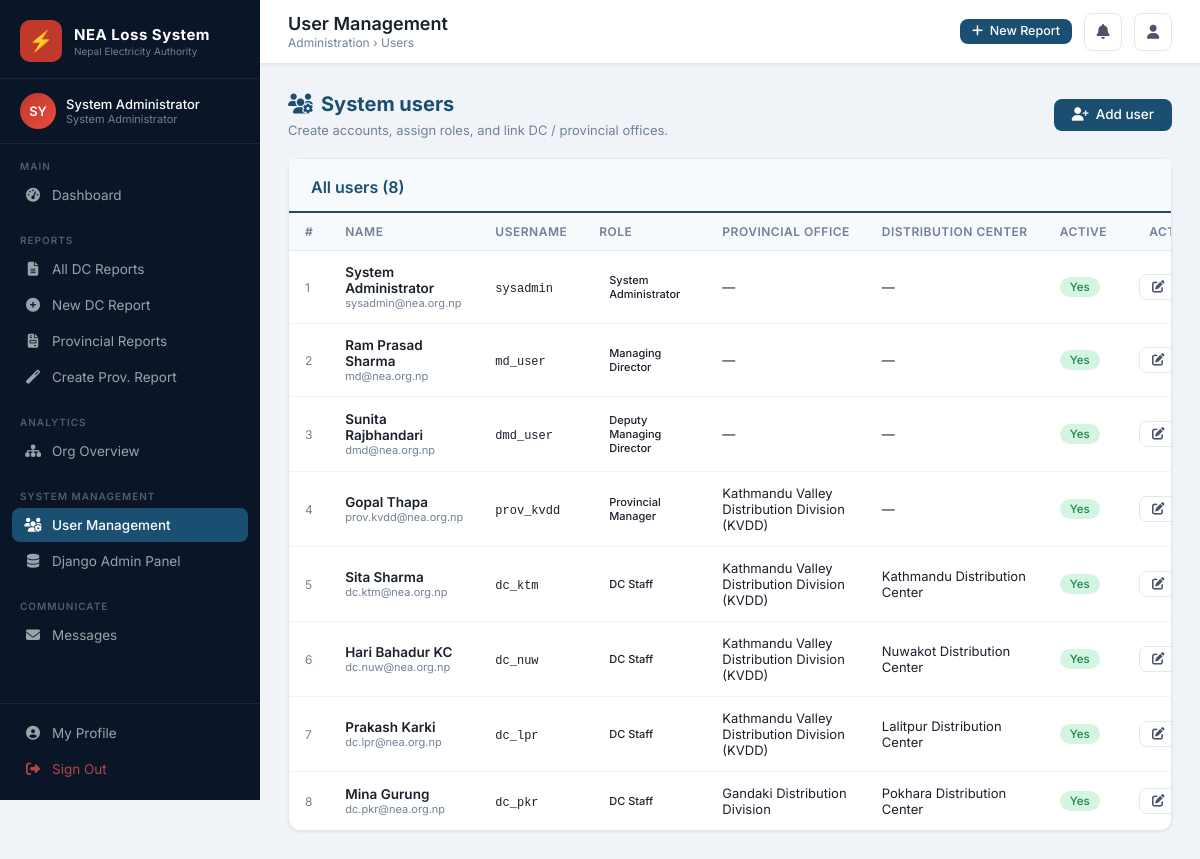
/users/ (signed in), run on the app's committed database.
### nea_loss/models.py (models this page shows, shortened)
class NEAUser(AbstractBaseUser, PermissionsMixin):
    ROLE_CHOICES = [
        ('SYS_ADMIN', 'System Administrator'),
        ('MD', 'Managing Director'),
        ('DMD', 'Deputy Managing Director'),
        ('DIRECTOR', 'Director'),
        ('PROVINCIAL_MANAGER', 'Provincial Manager'),
        ('DC_MANAGER', 'DC Manager'),
        ('DC_STAFF', 'DC Staff'),
    ]
    username = models.CharField(max_length=50, unique=True)
    email = models.EmailField(unique=True)
    full_name = models.CharField(max_length=150)
    role = models.CharField(max_length=30, choices=ROLE_CHOICES, default='DC_STAFF')
    employee_id = models.CharField(max_length=30, blank=True)
    phone = models.CharField(max_length=20, blank=True)
    designation = models.CharField(max_length=100, blank=True)
    provincial_office = models.ForeignKey(ProvincialOffice, null=True, blank=True, on_delete=models.SET_NULL)
    distribution_center = models.ForeignKey(DistributionCenter, null=True, blank=True, on_delete=models.SET_NULL)
    is_active = models.BooleanField(default=True)
    is_staff = models.BooleanField(default=False)
    date_joined = models.DateTimeField(default=timezone.now)
    last_login_ip = models.GenericIPAddressField(null=True, blank=True)
    objects = NEAUserManager()
    USERNAME_FIELD = 'username'
    REQUIRED_FIELDS = ['email', 'full_name']
    @property
    def is_system_admin(self):
        return self.role == 'SYS_ADMIN' or self.is_superuser
    @property
    def is_top_management(self):
        return self.role in ['MD', 'DMD', 'DIRECTOR']
    @property
    def is_provincial(self):
        return self.role == 'PROVINCIAL_MANAGER'
    @property
    def is_dc_level(self):
        return self.role in ['DC_MANAGER', 'DC_STAFF']
    class Meta:
        verbose_name = 'NEA User'
        verbose_name_plural = 'NEA Users'

class ProvincialOffice(models.Model):
    province = models.ForeignKey(Province, on_delete=models.CASCADE, related_name='offices')
    name = models.CharField(max_length=150)
    code = models.CharField(max_length=30, unique=True)
    address = models.TextField(blank=True)
    contact = models.CharField(max_length=20, blank=True)
    created_at = models.DateTimeField(auto_now_add=True)
    class Meta:
        ordering = ['name']

class DistributionCenter(models.Model):
    MONTH_CHOICES = [
        (1,'Shrawan'),(2,'Bhadra'),(3,'Ashwin'),(4,'Kartik'),
        (5,'Mangsir'),(6,'Poush'),(7,'Magh'),(8,'Falgun'),
        (9,'Chaitra'),(10,'Baisakh'),(11,'Jestha'),(12,'Ashadh'),
    ]
    provincial_office = models.ForeignKey(ProvincialOffice, on_delete=models.CASCADE, related_name='distribution_centers')
    name = models.CharField(max_length=150)
    code = models.CharField(max_length=30, unique=True)
    address = models.TextField(blank=True)
    contact = models.CharField(max_length=20, blank=True)
    report_start_month = models.PositiveSmallIntegerField(
        choices=MONTH_CHOICES, default=1,
        help_text='First month this DC is required to submit a report for the fiscal year. '
                  'Admin sets this — e.g. a DC added mid-year starts from Mangsir (5).'
    )
    is_active = models.BooleanField(default=True, help_text='Inactive DCs are hidden from reports and lists.')
    created_at = models.DateTimeField(auto_now_add=True)
    class Meta:
        ordering = ['name']

### nea_loss/views.py (the view)
# urls.py: path('users/', views.UserListView.as_view(), name='user_list'),
class UserListView(LoginRequiredMixin, View):
    template_name = 'nea_loss/users/list.html'
    def get(self, request):
        if not request.user.is_system_admin and not request.user.is_top_management and not request.user.is_staff:
            return redirect('dashboard')
        users = NEAUser.objects.select_related('provincial_office', 'distribution_center').all()
        return render(request, self.template_name, {'users': users})

### nea_loss/context_processors.py (called while the page is built, shortened)
def nea_permissions(request):
    u = request.user
    is_sys_admin = getattr(u, 'is_system_admin', False)
    is_top = getattr(u, 'is_top_management', False)
    is_prov = getattr(u, 'is_provincial', False)
    is_dc = getattr(u, 'is_dc_level', False)
    can_create_dc = False
    if is_sys_admin:
        can_create_dc = True
    elif is_dc:
        can_create_dc = bool(getattr(u, 'distribution_center_id', None))
    can_create_prov = False
    if is_sys_admin:
        can_create_prov = True
    elif is_prov:
        can_create_prov = bool(getattr(u, 'provincial_office_id', None))
    return {
        'can_create_loss_report': can_create_dc,
        'can_create_provincial_report': can_create_prov,
        'is_system_admin': is_sys_admin,
        'is_top_management': is_top,
        'is_provincial': is_prov,
        'is_dc_level': is_dc,
    }

### nea_loss/templates/nea_loss/users/list.html (shortened to what this page needs)
{% extends 'nea_loss/base.html' %}
{% block page_title %}User Management{% endblock %}
{% block breadcrumb %}Administration &rsaquo; Users{% endblock %}
{% block content %}
<div style="display:flex; align-items:center; justify-content:space-between; flex-wrap:wrap; gap:12px; margin-bottom:20px;">
  <div>
    <h2 style="margin:0; color:var(--nea-blue); font-size:1.25rem;"><i class="fas fa-users-cog" style="margin-right:8px;"></i>System users</h2>
    <p style="margin:6px 0 0; font-size:13px; color:var(--text-muted);">Create accounts, assign roles, and link DC / provincial offices.</p>
  </div>
  {% if request.user.is_system_admin or request.user.is_superuser or request.user.is_staff or request.user.is_top_management %}
  <a href="{% url 'user_create' %}" class="btn btn-primary">
    <i class="fas fa-user-plus"></i> Add user
  </a>
  {% endif %}
</div>
<div class="card mb-24">
  <div class="card-header" style="background:#F7FAFC; border-bottom:2px solid var(--nea-blue);">
    <h2 style="color:var(--nea-blue); margin:0; font-size:1rem;">All users ({{ users|length }})</h2>
  </div>
  <div class="table-wrap">
    <table class="data-table">
      <thead>
        <tr>
          <th>#</th>
          <th>Name</th>
          <th>Username</th>
          <th>Role</th>
          <th>Provincial office</th>
          <th>Distribution center</th>
          <th>Active</th>
          <th style="text-align:right;">Actions</th>
        </tr>
      </thead>
      <tbody>
        {% for u in users %}
        <tr>
          <td style="color:var(--text-muted); font-size:12px;">{{ forloop.counter }}</td>
          <td>
            <div style="font-weight:600;">{{ u.full_name }}</div>
            <div style="font-size:11px; color:var(--text-muted);">{{ u.email }}</div>
          </td>
          <td><code style="font-size:12px;">{{ u.username }}</code></td>
          <td><span class="badge badge-primary" style="font-size:11px;">{{ u.get_role_display }}</span></td>
          <td style="font-size:13px;">{{ u.provincial_office.name|default:"—" }}</td>
          <td style="font-size:13px;">{{ u.distribution_center.name|default:"—" }}</td>
          <td>{% if u.is_active %}<span class="badge badge-approved">Yes</span>{% else %}<span class="badge badge-rejected">No</span>{% endif %}</td>
          <td style="text-align:right;">
            <a href="{% url 'user_edit' u.pk %}" class="btn btn-outline btn-sm"><i class="fas fa-edit"></i> Edit</a>
          </td>
        </tr>
        {% empty %}
        <tr>
          <td colspan="8" style="text-align:center; padding:40px; color:var(--text-muted);">No users found.</td>
        </tr>
        {% endfor %}
      </tbody>
    </table>
  </div>
</div>
{% endblock %}

### nea_loss/templates/nea_loss/base.html (shortened to what this page needs)
{% load static %}
<!DOCTYPE html>
<html lang="en">
<head>
<link href="https://cdnjs.cloudflare.com/ajax/libs/font-awesome/6.5.0/css/all.min.css" rel="stylesheet">
</head>
<body>
<aside class="sidebar">
  <div class="sidebar-logo">
    <div class="sidebar-logo-icon">⚡</div>
    <div class="sidebar-logo-text">
      <div class="brand">NEA Loss System</div>
      <div class="tagline">Nepal Electricity Authority</div>
    </div>
  </div>
  {% if user.is_authenticated %}
  <div class="sidebar-user">
    <div class="user-avatar">{{ user.full_name|slice:":2"|upper }}</div>
    <div class="user-info">
      <div class="name">{{ user.full_name|truncatechars:22 }}</div>
      <div class="role">{{ user.get_role_display }}</div>
    </div>
  </div>
  {% endif %}
  <nav>
    <div class="nav-section">
      <div class="nav-section-label">Main</div>
      <a href="{% url 'dashboard' %}" class="nav-item {% if request.resolver_match.url_name == 'dashboard' %}active{% endif %}">
        <i class="fas fa-tachometer-alt"></i> Dashboard
      </a>
    </div>
    {% if is_system_admin %}
    <div class="nav-section">
      <div class="nav-section-label">Reports</div>
      <a href="{% url 'report_list' %}" class="nav-item {% if request.resolver_match.url_name == 'report_list' %}active{% endif %}">
        <i class="fas fa-file-alt"></i> All DC Reports
      </a>
      <a href="{% url 'report_create' %}" class="nav-item {% if request.resolver_match.url_name == 'report_create' %}active{% endif %}">
        <i class="fas fa-plus-circle"></i> New DC Report
      </a>
      <a href="{% url 'provincial_report_list' %}" class="nav-item {% if 'provincial' in request.resolver_match.url_name %}active{% endif %}">
        <i class="fas fa-file-invoice"></i> Provincial Reports
      </a>
      <a href="{% url 'provincial_report_create' %}" class="nav-item">
        <i class="fas fa-magic"></i> Create Prov. Report
      </a>
    </div>
    <div class="nav-section">
      <div class="nav-section-label">Analytics</div>
      <a href="{% url 'org_overview' %}" class="nav-item {% if request.resolver_match.url_name == 'org_overview' %}active{% endif %}">
        <i class="fas fa-sitemap"></i> Org Overview
      </a>
    </div>
    <div class="nav-section">
      <div class="nav-section-label">System Management</div>
      <a href="{% url 'user_list' %}" class="nav-item {% if 'user' in request.resolver_match.url_name %}active{% endif %}">
        <i class="fas fa-users-cog"></i> User Management
      </a>
      <a href="/admin/" class="nav-item" target="_blank">
        <i class="fas fa-database"></i> Django Admin Panel
      </a>
    </div>
    {% endif %}
  </nav>
  <div class="nav-section">
    <div class="nav-section-label">Communicate</div>
    <a href="{% url 'message_inbox' %}" class="nav-item {% if 'message' in request.resolver_match.url_name %}active{% endif %}">
      <i class="fas fa-envelope"></i> Messages
    </a>
  </div>
  <div class="sidebar-footer">
    <a href="{% url 'profile' %}" class="nav-item">
      <i class="fas fa-user-circle"></i> My Profile
    </a>
    <a href="{% url 'logout' %}" class="nav-item" style="color:rgba(220,80,80,0.8);">
      <i class="fas fa-sign-out-alt"></i> Sign Out
    </a>
  </div>
</aside>
<header class="topbar">
  <div class="topbar-title">
    <h1>{% block page_title %}Dashboard{% endblock %}</h1>
    <div class="breadcrumb">{% block breadcrumb %}NEA Loss Analysis System{% endblock %}</div>
  </div>
  <div class="topbar-actions">
    {% if can_create_loss_report and not is_provincial %}
    <a href="{% url 'report_create' %}" class="btn btn-primary btn-sm">
      <i class="fas fa-plus"></i> New Report
    </a>
    {% endif %}
    <a href="#" class="topbar-btn" id="notif-btn" title="Notifications">
      <i class="fas fa-bell" style="font-size:15px;"></i>
    </a>
    <a href="{% url 'profile' %}" class="topbar-btn">
      <i class="fas fa-user" style="font-size:14px;"></i>
    </a>
  </div>
</header>
<main class="main-content">
  <div class="page-body">
    {% block content %}{% endblock %}
  </div>
</main>
</body>
</html>

### data on the page
NEAUser: full_name "SY", full_name "System Administrator", role "System Administrator", email "sysadmin@nea.org.np", username "sysadmin", provincial_office.name "—", distribution_center.name "—", is_active "Yes"
NEAUser: full_name "Ram Prasad Sharma", email "md@nea.org.np", username "md_user", role "Managing Director", provincial_office.name "—", distribution_center.name "—", is_active "Yes"
NEAUser: full_name "Sunita Rajbhandari", email "dmd@nea.org.np", username "dmd_user", role "Deputy Managing Director", provincial_office.name "—", distribution_center.name "—", is_active "Yes"
NEAUser: full_name "Gopal Thapa", email "prov.kvdd@nea.org.np", username "prov_kvdd", role "Provincial Manager", provincial_office.name "Kathmandu Valley Distribution Division (KVDD)", distribution_center.name "—", is_active "Yes"
NEAUser: full_name "Sita Sharma", email "dc.ktm@nea.org.np", username "dc_ktm", role "DC Staff", provincial_office.name "Kathmandu Valley Distribution Division (KVDD)", distribution_center.name "Kathmandu Distribution Center", is_active "Yes"
NEAUser: full_name "Hari Bahadur KC", email "dc.nuw@nea.org.np", username "dc_nuw", role "DC Staff", provincial_office.name "Kathmandu Valley Distribution Division (KVDD)", distribution_center.name "Nuwakot Distribution Center", is_active "Yes"
NEAUser: full_name "Prakash Karki", email "dc.lpr@nea.org.np", username "dc_lpr", role "DC Staff", provincial_office.name "Kathmandu Valley Distribution Division (KVDD)", distribution_center.name "Lalitpur Distribution Center", is_active "Yes"
NEAUser: full_name "Mina Gurung", email "dc.pkr@nea.org.np", username "dc_pkr", role "DC Staff", provincial_office.name "Gandaki Distribution Division", distribution_center.name "Pokhara Distribution Center", is_active "Yes"

### other printed values
{{ users|length }} "8"
